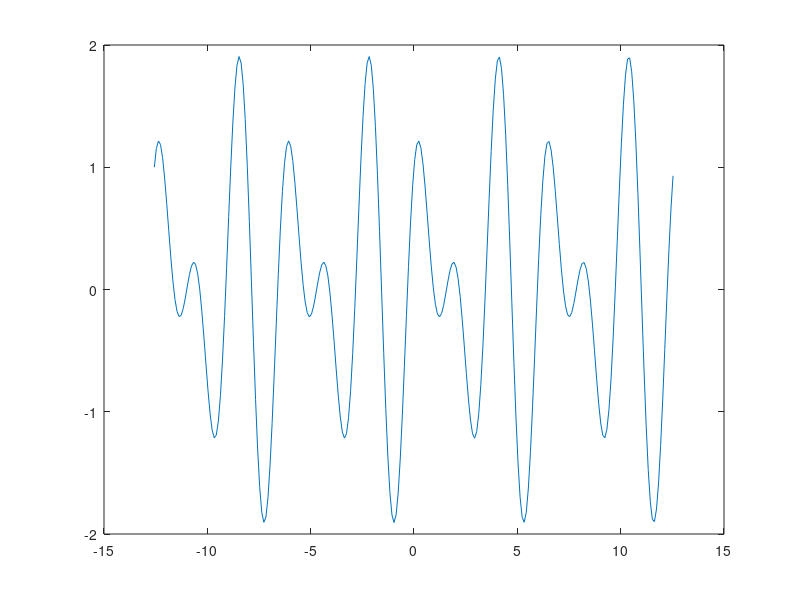

Write MATLAB code to recreate this figure. (Note: this script raises an error after producing the figure.)
T=2*pi;
t=-2*T:0.1:2*T;
N=input("enter N");
A=zeros(1, 2*N+1);
A(1, N-2)=0.5;
A(1, N-1)=i/2;
A(1, N+3)=-0.5*i;
A(1, N+4)=0.5;

F=zeros(1,2*N+1);
F(1, N-2)=-3;
F(1, N-1)=-2;
F(1, N+3)=2;
F(1, N+4)=3;

plot(t, sin(2*t)+cos(3*t));

Y=partialfouriersum(A, T, t, N);

subplot(2, 2, 1);
plot(t, real(Y));
xlabel("t");
ylabel("x(t)");




wc=2.5;
B=LPF(A, F, wc, N);
%disp(B);

Y=partialfouriersum(B, T, t, N);

subplot(2, 2, 2);
plot(t, real(Y));
xlabel("t");
ylabel("LPF x(t)");

B=HPF(A, F, wc, N);

disp(B);
Y=partialfouriersum(B, T, t, N);

subplot(2, 2, 3);
plot(t, (Y));
xlabel("t");
ylabel("HPF x(t)");


B=NonIdeal(A, F, 1, 1, N);

Y=partialfouriersum(B, T, t, N);

subplot(2, 2, 4);
plot(t, real(Y));
xlabel("t");
ylabel("NonIdeal x(t)");